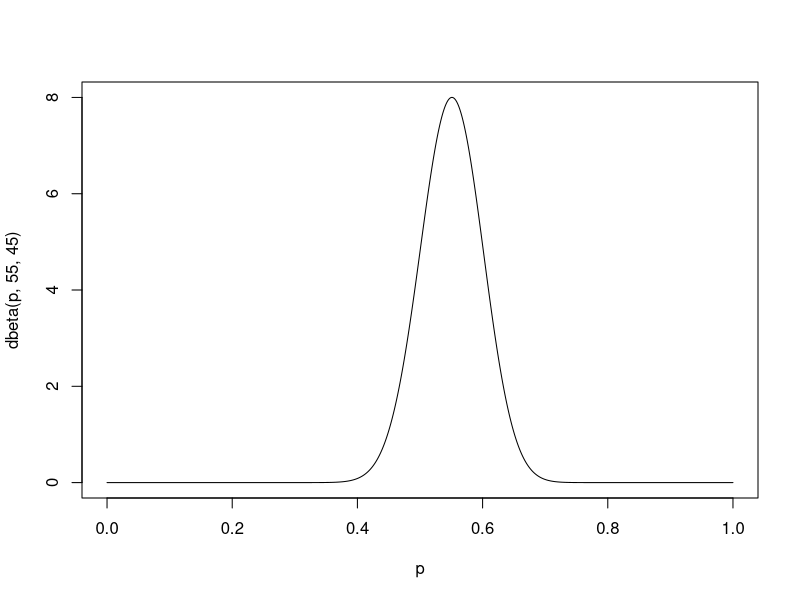
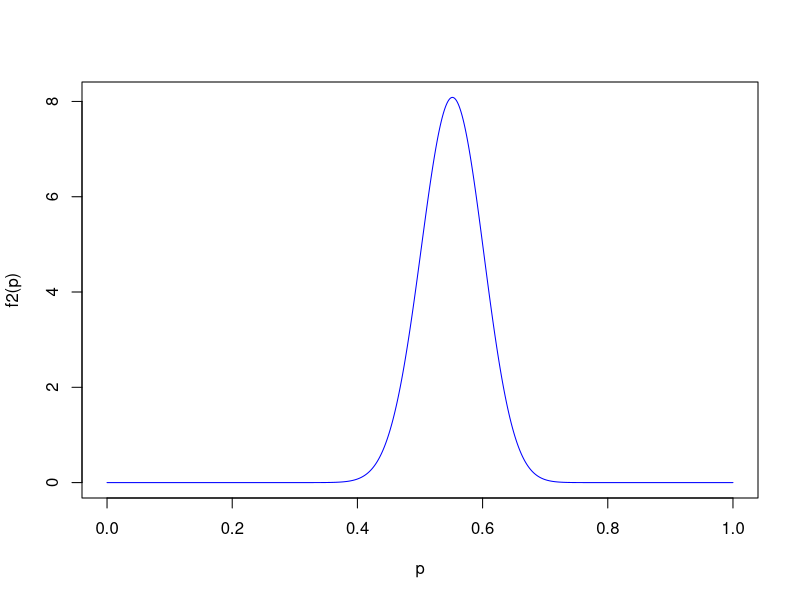

Generate these figures, in order, with R:
#define range
p = seq(0, 1, length=10000)


plot(p, dbeta(p, 55, 45), type='l')



z=55
nMinusz=45
B=-0.7277687920107496

#Constant
f<-function(x) {(x^z)*(1-x)^nMinusz*exp(-B*x)}
constantOfIntegration=integrate(f, lower = 0, upper = 1)$value

f2<-function(x) {((x^z)*(1-x)^nMinusz*exp(-B*x))/(constantOfIntegration)}
plot(p, f2(p), type='l',col="blue")



#Expectation
fExp<-function(x) {x*((x^z)*(1-x)^nMinusz*exp(-B*x))/(constantOfIntegration)}
expValue=integrate(fExp, lower = 0, upper = 1)$value
expValue
#Variance

#Variance
fVar<-function(x) {x*x*((x^z)*(1-x)^nMinusz*exp(-B*x))/(constantOfIntegration)}
valueHolder=integrate(fVar, lower = 0, upper = 1)$value
variance = valueHolder-expValue^2
variance

print(c("Mean is ", expValue))
print(c("Variance is ", variance))
